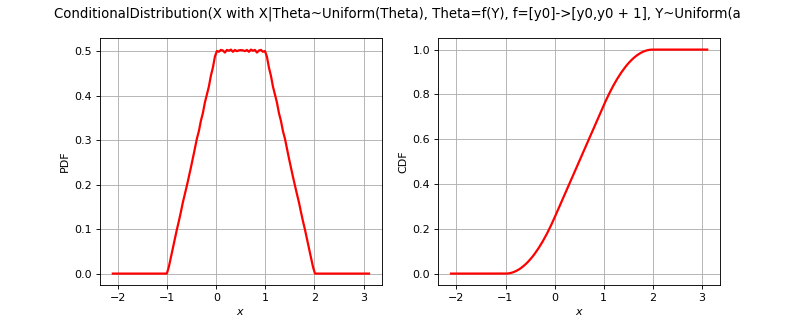

Source code (Python):
import openturns as ot
from matplotlib import pyplot as plt
from openturns.viewer import View
title = None
if ot.ConditionalDistribution().__class__.__name__ == 'Bernoulli':
    distribution = ot.Bernoulli(0.7)
elif ot.ConditionalDistribution().__class__.__name__ == 'Binomial':
    distribution = ot.Binomial(5, 0.2)
elif ot.ConditionalDistribution().__class__.__name__ == 'Hypergeometric':
    distribution = ot.Hypergeometric(10, 4, 7)
elif ot.ConditionalDistribution().__class__.__name__ == 'CumulativeDistributionNetwork':
    coll = [ot.Normal(2),ot.Dirichlet([0.5, 1.0, 1.5])]
    distribution = ot.CumulativeDistributionNetwork(coll, ot.BipartiteGraph([[0,1], [0,1]]))
elif ot.ConditionalDistribution().__class__.__name__ == 'Histogram':
    distribution = ot.Histogram([-1.0, 0.5, 1.0, 2.0], [0.45, 0.4, 0.15])
elif ot.ConditionalDistribution().__class__.__name__ == 'KernelMixture':
    kernel = ot.Uniform()
    sample = ot.Normal().getSample(5)
    bandwith = [1.0]
    distribution = ot.KernelMixture(kernel, bandwith, sample)
elif ot.ConditionalDistribution().__class__.__name__ == 'MaximumDistribution':
    coll = [ot.Uniform(2.5, 3.5), ot.LogUniform(1.0, 1.2), ot.Triangular(2.0, 3.0, 4.0)]
    distribution = ot.MaximumDistribution(coll)
elif ot.ConditionalDistribution().__class__.__name__ == 'Multinomial':
    distribution = ot.Multinomial(5, [0.2])
elif ot.ConditionalDistribution().__class__.__name__ == 'RandomMixture':
    coll = [ot.Triangular(0.0, 1.0, 5.0), ot.Uniform(-2.0, 2.0)]
    weights = [0.8, 0.2]
    cst = 3.0
    distribution = ot.RandomMixture(coll, weights, cst)
elif ot.ConditionalDistribution().__class__.__name__ == 'TruncatedDistribution':
    distribution = ot.TruncatedDistribution(ot.Normal(2.0, 1.5), 1.0, 4.0)
elif ot.ConditionalDistribution().__class__.__name__ == 'UserDefined':
    distribution = ot.UserDefined([[1.0], [2.0], [3.0]], [0.4, 0.5, 1.0])
elif ot.ConditionalDistribution().__class__.__name__ == 'ZipfMandelbrot':
    distribution = ot.ZipfMandelbrot(10, 2.5, 0.3)
elif ot.ConditionalDistribution().__class__.__name__ == 'Normal':
    cov = ot.CovarianceMatrix([[1.0, -0.5], [-0.5, 1.0]])
    distribution = ot.Normal([0.0, 0.0], cov)
    title = "Normal dist. with correlation coefficient {}".format(cov[0, 1])
else:
    distribution = ot.ConditionalDistribution()

dimension = distribution.getDimension()
if title is None:
    title = str(distribution)[:100].split('\n')[0]
if dimension == 1:
    distribution.setDescription(['$x$'])
    pdf_graph = distribution.drawPDF()
    cdf_graph = distribution.drawCDF()
    fig = plt.figure(figsize=(10, 4))
    pdf_axis = fig.add_subplot(121)
    cdf_axis = fig.add_subplot(122)
    View(pdf_graph, figure=fig, axes=[pdf_axis], add_legend=False)
    View(cdf_graph, figure=fig, axes=[cdf_axis], add_legend=False)
    fig.suptitle(title)
elif dimension == 2:
    grid = ot.GridLayout(1, 2)
    pdf_graph = distribution.drawPDF()
    pdf_graph.setLegends([''])
    cdf_graph = distribution.drawCDF()
    cdf_graph.setLegends([''])
    grid.setGraph(0, 0, pdf_graph)
    grid.setGraph(0, 1, cdf_graph)
    grid.setTitle(title)
    fig = View(grid).getFigure()
    fig.axes[0].set_title('PDF')
    fig.axes[1].set_title('CDF')
